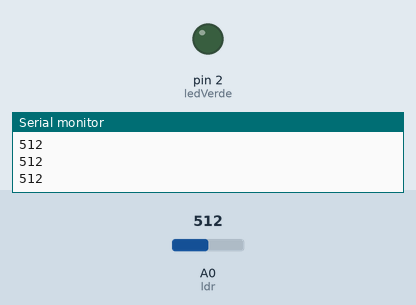
A sketch run on a simulated Arduino Uno, built with avr-gcc and run on an emulated ATmega328P. Shown: output pins drawn as LEDs (lit = HIGH), the last lines printed to the serial monitor. The test bench sets the inputs (shaded band); at power-on: A0 (ldr) = 512.

Above: at 1.2 s.
1.3 s: A0 (ldr) set to 481
At 2.4 s:
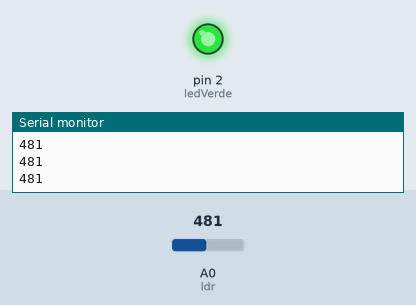
2.8 s: A0 (ldr) set to 510
At 3.7 s:
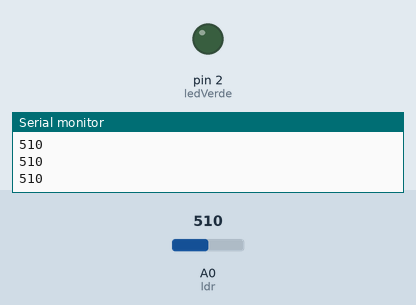
4.3 s: A0 (ldr) set to 490
At 5.0 s:
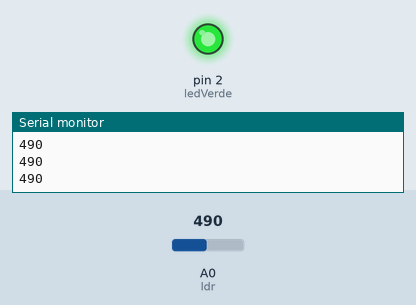
Timing chart, 0 to 7.3 s (numbered marks = the images above; inputs shaded):
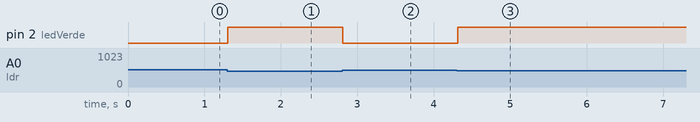

The sketch:

Controle_LDR.ino
```cpp
const int ldr = A0;
const int ledVerde = 2;

const int limiteLuz = 500;

void setup() {
  pinMode(ledVerde, OUTPUT);

  Serial.begin(9600);
}

void loop() {
  int luminosidade = analogRead(ldr);

  Serial.println(luminosidade);

  if (luminosidade < limiteLuz) {
    // Está escuro
    digitalWrite(ledVerde, HIGH);
  }
  else {
    // Há luz
    digitalWrite(ledVerde, LOW);
  }

  delay(100);
}
```

Measured:
- the behaviour switches between 500 and 499 on A0 (ldr) (found by bisection; images 0 and 1)
- after the input at 1.3 s, pin 2 (ledVerde): LOW → HIGH at once
- after the input at 2.8 s, pin 2 (ledVerde): HIGH → LOW at once
- after the input at 4.3 s, pin 2 (ledVerde): LOW → HIGH at once
